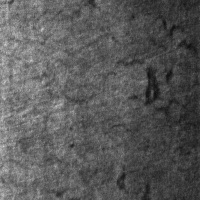
#> input picture NEU-DET/NEU-DET/IMAGES/crazing_111.jpg, 200 x 200 px; its folder holds 4 pictures in this run
$ python feature_variants.py   (older library calls are emulated)
#> lines starting #> are read from the running program, lines starting #| are printed output that depends on the picture
### backend/app/features.py
"""OpenCV 5 feature extraction for rolled-steel surface defect classification.

Every feature here is computed with OpenCV, which is what the competition
requires ("substantive OpenCV 5 for image/video analysis"):

  * 16 Gabor filter responses  -> cv2.filter2D + cv2.getGaborKernel
  * gradient magnitude + orientation histogram -> cv2.Sobel
  * multi-scale local anomaly energy -> cv2.blur + cv2.absdiff
  * surface roughness -> cv2.Laplacian
  * coarse intensity profile -> cv2.resize

The classifier head is a small NumPy logistic regression (see classifier.py).
This OpenCV 5 build ships no cv2.ml / objdetect / bgsegm module, and adding
torch or sklearn would add a dependency the pipeline does not need.

The feature vector is fixed-length and deterministic so a trained model stays
valid: descriptor length is asserted in classifier.py at load time.
"""
import cv2
import numpy as np

# 8 Gabor filters, not 16. eval/feature_variants.py measured this on the
# leakage-free split: halving the bank (scales 3,5,9,15 -> 3,9, keeping all four
# orientations) is 2.20x faster end-to-end at IDENTICAL held-out accuracy
# (95.37% either way). Dropping Gabor entirely costs 5.18 accuracy points, so
# orientation-selective texture is doing real work - it just does not need 16
# convolutions to do it.
GABOR_SCALES = (3, 9)
GABOR_ORIENTS = (0, 45, 90, 135)
GABOR_SIGMA = 2.0
GABOR_GAMMA = 0.5
ANOM_BOXES = (9, 21, 41)
ANOM_LEVEL = 12.0
IMAGE_SIZE = 128

CLASS_NAMES = (
    "crazing", "inclusion", "patches",
    "pitted_surface", "rolled-in_scale", "scratches",
)


def _gabor_bank():
    # Kernel size is computed EXPLICITLY as 6*sigma+1 rather than passing (0,0).
    # OpenCV 5 auto-sizes (0,0) to exactly this, but the 4.14 control build does
    # not: there (0,0) was taken literally and getGaborKernel tried to allocate
    # ~1.8e19 bytes and died. Verified bit-identical to the auto-sized kernel on
    # 5.0.0, so the trained model stays valid.
    kernels = []
    for s in GABOR_SCALES:
        ksize = (1, 6 * s + 1)
        for o in GABOR_ORIENTS:
            kernels.append(
                cv2.getGaborKernel(
                    ksize, s, np.deg2rad(o), GABOR_SIGMA, 0, GABOR_GAMMA,
                    ktype=cv2.CV_64F,
                )
            )
    return kernels


def gabor_ksize(sigma):
    return (1, 6 * int(sigma) + 1)


GABOR_BANK = _gabor_bank()
DESCRIPTOR_LEN = len(GABOR_BANK) * 2 + 3 + 8 + len(ANOM_BOXES) * 3 + 16 + 1


# [78 lines left out: functions to_gray, quality_metrics, describe, not called in this run]


def describe_image(image):
    return np.asarray(describe(to_gray(image)), dtype=np.float64)


# [9 lines left out: function anomaly_map, not called in this run]

### eval/splits.py
"""Leakage-free dataset construction for the NEU classifier.

Why this module exists
----------------------
NEU-CLS and NEU-DET are the SAME 1800 source photographs. eval/check_duplicates.py
found 1045 cross-set pairs with pHash==0 AND dHash==0 (bit-identical content) and
7701 same-label pairs within a perceptual threshold of 6. The file numbering makes
the mapping explicit: Cr_1.bmp <-> crazing_1.jpg, Pa_101.bmp <-> patches_101.jpg.

Training on "CLS + DET" therefore meant training on each photograph twice, and a
random per-image split could place Cr_1 in train and crazing_1 in test. The model
would score a memorised image, not a generalisation. The reported 93.80% was
inflated by that.

Fix, in two parts:
  1. DEDUPE  - keep ONE representative per identity group (the DET copy, since
     inference runs on DET captures). 3600 -> ~1800 unique images.
  2. GROUP-AWARE SPLIT - split by identity group, never by row, so no group can
     straddle train/val/test.

Also provides a proper three-way split so calibration never touches the test set
(fitting temperature on the same split used to report ECE was a second leak).

    python eval/splits.py          # report the leakage-safe dataset shape
"""
import hashlib
import json
import re
import sys
from collections import defaultdict
from pathlib import Path

import cv2
import numpy as np

ROOT = Path(__file__).resolve().parents[1]
sys.path.insert(0, str(ROOT))

from backend.app.features import CLASS_NAMES, DESCRIPTOR_LEN, describe, to_gray  # noqa: E402

CLS_DIR = ROOT / "NEU-CLS" / "NEU-CLS"
DET_DIR = ROOT / "NEU-DET" / "NEU-DET" / "IMAGES"
CLS_PREFIX = ("Cr", "In", "Pa", "PS", "RS", "Sc")
CLEAN_CLASS = "no_defect"
N_DEFECT_CLASSES = len(CLASS_NAMES)


def _index(name):
    m = re.search(r"(\d+)$", name)
    return int(m.group(1)) if m else -1


def identity_group(label, index):
    """Identity = (class, source-image number).

    Far more reliable than perceptual hashing here, because the two NEU subsets
    number the same survey sequentially. Hash evidence is used only to VERIFY
    this assumption in eval/check_duplicates.py.
    """
    return f"{label}#{index}"


# [11 lines left out: functions phash, dhash, not called in this run]


def enumerate_files():
    items = []
    for ci, p in enumerate(CLS_PREFIX):
        for f in sorted(CLS_DIR.glob(f"{p}_*.bmp")):
            items.append({"path": f, "set": "cls", "label": CLASS_NAMES[ci],
                          "index": _index(f.stem)})
    for ci, p in enumerate(CLASS_NAMES):
        for f in sorted(DET_DIR.glob(f"{p}_*.jpg")):
            items.append({"path": f, "set": "det", "label": CLASS_NAMES[ci],
                          "index": _index(f.stem)})
    return items


def dedupe(items):
    """One representative per identity group; DET preferred, else CLS."""
    groups = defaultdict(list)
    for it in items:
        groups[identity_group(it["label"], it["index"])].append(it)
    kept = []
    for g, members in groups.items():
        det = [m for m in members if m["set"] == "det"]
        kept.append((det[0] if det else members[0], len(members), g))
    kept.sort(key=lambda t: t[2])
    return kept


# [77 lines left out: functions background_samples, build, not called in this run]


def grouped_split(y, groups, test_fraction=0.3, val_fraction=0.15, seed=0):
    """Stratified split over GROUPS, so no identity group straddles a boundary."""
    rng = np.random.default_rng(seed)
    by_class = defaultdict(set)
    for i, (c, g) in enumerate(zip(y, groups)):
        by_class[int(c)].add(g)

    tr, va, te = [], [], []
    for c, gs in by_class.items():
        gl = sorted(gs)
        rng.shuffle(gl)
        n = len(gl)
        n_te = int(round(n * test_fraction))
        n_va = int(round(n * val_fraction))
        te += gl[:n_te]
        va += gl[n_te:n_te + n_va]
        tr += gl[n_te + n_va:]

    def idx(gs):
        s = set(gs)
        return np.array(sorted(i for i, g in enumerate(groups) if g in s))

    return idx(tr), idx(va), idx(te)


# [39 lines left out: functions audit, main, not called in this run]


# [2 lines that do not run on import are left out]

### backend/app/classifier.py
"""NumPy multinomial logistic regression for NEU surface-defect classification.

Why hand-rolled: this OpenCV 5 wheel ships no cv2.ml module, and the environment
has neither scikit-learn nor torch. The features are OpenCV's; the decision
boundary is 3 lines of gradient descent. Adding a deep-learning framework for
six classes and 1800 images would be the wrong trade.

Trained offline by eval/train_classifier.py and stored as a .npz so inference
needs no training code at request time.

Reference held-out performance (stratified 70/30, seed 0, NEU-CLS 1800 images):
93.70% accuracy, per-class F1 0.86-0.99. See docs/EVALUATION.md.
"""
import json
from pathlib import Path

import numpy as np

from .features import CLASS_NAMES, DESCRIPTOR_LEN

MODEL_PATH = Path(__file__).resolve().parent / "model.npz"
META_PATH = Path(__file__).resolve().parent / "model_meta.json"


class DefectClassifier:
    # [62 lines left out: functions __init__, predict_proba, predict_one, save, load, not called in this run]


def fit(X, y, n_classes, epochs=400, lr=0.5, l2=1e-3):
    """Full-batch gradient descent on multinomial cross-entropy."""
    mu = X.mean(axis=0)
    sd = X.std(axis=0) + 1e-6
    Xn = (X - mu) / sd
    n, d = Xn.shape
    W = np.zeros((d, n_classes))
    b = np.zeros(n_classes)
    Y = np.zeros((n, n_classes))
    Y[np.arange(n), y] = 1.0
    for _ in range(epochs):
        Z = Xn @ W + b
        Z -= Z.max(axis=1, keepdims=True)
        P = np.exp(Z)
        P /= P.sum(axis=1, keepdims=True)
        G = (P - Y) / n
        W -= lr * (Xn.T @ G + l2 * W)
        b -= lr * G.sum(axis=0)
    return W, b, mu, sd


# [6 lines left out: function loss, not called in this run]


def fit_temperature(Xn, y, W, b, grid=None):
    """Fit a single temperature on held-out data (standard temperature scaling).

    The raw softmax was under-confident: it stated ~0.79 where accuracy was ~0.94.
    Dividing the logits by T<1 sharpens the distribution and aligns stated
    confidence with observed accuracy, which is what lets the agent trust a high
    score. Chosen by minimising held-out NLL - one scalar, no refit of weights.
    Note T only changes confidences, never the argmax, so accuracy is untouched.
    """
    if grid is None:
        grid = np.concatenate([np.arange(0.5, 3.01, 0.05)])
    best_t, best_nll = 1.0, float("inf")
    true = y
    for t in grid:
        Z = (Xn @ W + b) / t
        Z -= Z.max(axis=1, keepdims=True)
        P = np.exp(Z)
        P /= P.sum(axis=1, keepdims=True)
        nll = -np.log(np.clip(P[np.arange(len(y)), true], 1e-12, None)).mean()
        if nll < best_nll:
            best_nll, best_t = float(nll), float(t)
    return best_t, best_nll


# [10 lines left out: function expected_calibration_error, not called in this run]

### eval/feature_variants.py
"""Accuracy-versus-latency study across feature variants.

The production descriptor runs 16 Gabor convolutions, which is 82% of pipeline
time. Two questions this answers, both legitimate product questions rather than
benchmark-tuning:

  1. Does a cheaper descriptor classify NEU just as well? If yes, shipping it is
     better engineering - the product gets faster at no accuracy cost.
  2. What does COOL do to each variant? If COOL's advantage is concentrated in
     the ops a cheaper variant avoids, the parity result on the full pipeline is
     explained rather than merely reported.

Each variant is trained on the SAME leakage-free split and evaluated on the SAME
held-out test set, so the comparison is fair.

    python eval/feature_variants.py
"""
import json
import sys
import time
from pathlib import Path

import cv2
import numpy as np

ROOT = Path(__file__).resolve().parents[1]
sys.path.insert(0, str(ROOT))

from backend.app.classifier import fit, fit_temperature  # noqa: E402
from eval.splits import build, grouped_split  # noqa: E402

CLEAN_IDX = 6
ANOM_BOXES = (9, 21, 41)
ANOM_LEVEL = 12.0
CLEAN_CLASSES = ("crazing", "inclusion", "patches", "pitted_surface",
                 "rolled-in_scale", "scratches", "no_defect")


def gabor(scale, orient):
    return cv2.getGaborKernel((1, 6 * scale + 1), scale, np.deg2rad(orient),
                              2.0, 0, 0.5, ktype=cv2.CV_64F)


def common(gray, out):
    """Ops present in every variant: gradients, orientation histogram,
    multi-scale anomaly energy, coarse profile, roughness."""
    g = gray.astype(np.float32)
    g = (g - g.mean()) / (g.std() + 1e-6)
    gx = cv2.Sobel(g, cv2.CV_32F, 1, 0, ksize=3)
    gy = cv2.Sobel(g, cv2.CV_32F, 0, 1, ksize=3)
    mag = cv2.magnitude(gx, gy)
    out += [float(mag.mean()), float(mag.std()), float(np.percentile(mag, 95))]
    ang = (np.arctan2(gy, gx) + np.pi) / (2 * np.pi)
    hist, _ = np.histogram(ang, bins=8, range=(0, 1), weights=mag)
    out += (hist / (hist.sum() + 1e-6)).tolist()
    for k in ANOM_BOXES:
        d = cv2.absdiff(g, cv2.blur(g, (k, k)))
        out += [float(d.mean()), float(d.std()), float((d > ANOM_LEVEL).mean())]
    small = cv2.resize(gray, (4, 4), interpolation=cv2.INTER_AREA)
    out += (small.astype(np.float32) / 255.0).ravel().tolist()
    out.append(float(cv2.Laplacian(g, cv2.CV_32F).var()))
    return out


def gabor_block(gray, scales, orients):
    g = gray.astype(np.float32)
    g = (g - g.mean()) / (g.std() + 1e-6)
    out = []
    for s in scales:
        for o in orients:
            r = cv2.filter2D(g, cv2.CV_32F, gabor(s, o), borderType=cv2.BORDER_REPLICATE)
            out += [float(np.sqrt((r * r).mean())), float(np.abs(r).mean())]
    return out


VARIANTS = {
    # name: (scales, orientations)
    "gabor16 (production)": ((3, 5, 9, 15), (0, 45, 90, 135)),
    "gabor8": ((3, 9), (0, 45, 90, 135)),
    "gabor4": ((5,), (0, 90)),
    "gabor0 (gradients only)": ((), ()),
}


def descriptor(gray, scales, orients):
    out = []
    if scales:
        out += gabor_block(gray, scales, orients)
    out = common(gray, out)
    return np.asarray(out, dtype=np.float64)


def to_gray(img, size=128):
    g = img if img.ndim == 2 else cv2.cvtColor(img, cv2.COLOR_BGR2GRAY)
    return cv2.resize(g, (size, size), interpolation=cv2.INTER_AREA)


def median_time(fn, iters=40, warmup=8):
    for _ in range(warmup):
        fn()
    s = []
    for _ in range(iters):
        t0 = time.perf_counter()
        fn()
        s.append(time.perf_counter() - t0)
    return float(np.median(s) * 1e3)


class _LazyClassifier:
    """Minimal inference-only view of the fitted model, for timing."""

    def __init__(self, W, b, mu, sd):
        self.W, self.b, self.mu, self.sd = W, b, mu, sd

    def predict_proba(self, X):
        z = (X - self.mu) / self.sd @ self.W + self.b
        z -= z.max(axis=1, keepdims=True)
        e = np.exp(z)
        return e / e.sum(axis=1, keepdims=True)


def main():
    print("loading leakage-free split ...")
    images = []
    from eval.splits import dedupe, enumerate_files
    for item, _n, _g in dedupe(enumerate_files()):
        img = cv2.imread(str(item["path"]), cv2.IMREAD_GRAYSCALE)
#> img is the input picture: shape (200, 200); min 12, max 215, mean 89.3
        if img is not None:
            images.append((to_gray(img), CLEAN_CLASSES.index(item["label"])))
#> pass 2 of the loop in main, `for item, _n, _g in dedupe(enumerate_files()):`:
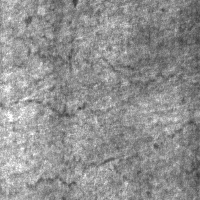
#> input picture NEU-DET/NEU-DET/IMAGES/crazing_113.jpg, 200 x 200 px
#> in main, img is the input picture: shape (200, 200); min 52, max 255, mean 144.5
#> in to_gray (call 2), `return cv2.resize(g, (size, size), interpolation=cv2.INTER_AREA)`:
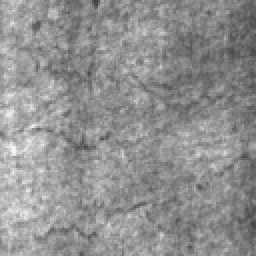
#> returned value: shape (128, 128) (shown 2 times larger); min 61, max 249, mean 144.5
#> pass 3 of the loop in main, `for item, _n, _g in dedupe(enumerate_files()):`:
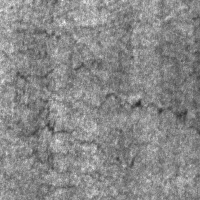
#> input picture NEU-DET/NEU-DET/IMAGES/crazing_118.jpg, 200 x 200 px
#> in main, img is the input picture: shape (200, 200); min 39, max 249, mean 136.6
#> in to_gray (call 3), `return cv2.resize(g, (size, size), interpolation=cv2.INTER_AREA)`:
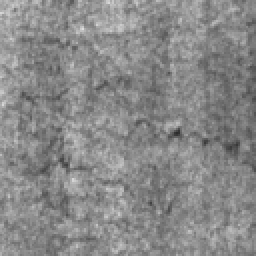
#> returned value: shape (128, 128) (shown 2 times larger); min 44, max 222, mean 136.6
#> the loop made 4 passes; the first 3 are shown
    y = np.array([lab for _, lab in images])
    print(f"  {len(images)} unique source images")

    # Identical group structure to eval/splits.py: group = (class, index)
    from eval.splits import identity_group
    groups = np.array([identity_group(CLEAN_CLASSES[l], i)
                       for i, (_, l) in enumerate(images)])
    tr, va, te = grouped_split(y, groups)

    rows = []
    for name, (scales, orients) in VARIANTS.items():
        X = np.stack([descriptor(g, scales, orients) for g, _ in images])
        W, b, mu, sd = fit(X[tr], y[tr], 7, epochs=400, lr=0.5, l2=1e-3)
        Xn = (X - mu) / sd
        T, _ = fit_temperature(Xn[va], y[va], W, b)

        Z = (Xn[te] @ W + b) / T
        Z -= Z.max(axis=1, keepdims=True)
        P = np.exp(Z)
        P /= P.sum(axis=1, keepdims=True)
        acc = float((P.argmax(1) == y[te]).mean())

        probe = images[0][0]
        ms_feat = median_time(lambda: descriptor(probe, scales, orients))

        # Full production path for the same descriptor: feature extraction PLUS
        # classifier inference AND localisation. The 2.20x figure quoted earlier
        # measured feature extraction only, so state both and do not conflate them.
        img_bgr = cv2.cvtColor(probe, cv2.COLOR_GRAY2BGR)

        def full():
            g2 = to_gray(img_bgr, size=None) if False else img_bgr
            feats = descriptor(to_gray(img_bgr), scales, orients)
            clf = _LazyClassifier(W, b, mu, sd)
            clf.predict_proba(feats[None, :])
            an = cv2.absdiff(to_gray(img_bgr).astype(np.float32),
                             cv2.blur(to_gray(img_bgr).astype(np.float32), (21, 21)))
            _, binary = cv2.threshold(an, 8.0, 1.0, cv2.THRESH_BINARY)
            mask = (binary * 255).astype(np.uint8)
            mask = cv2.morphologyEx(
                mask, cv2.MORPH_CLOSE,
                cv2.getStructuringElement(cv2.MORPH_RECT, (9, 9)))
            cv2.connectedComponentsWithStats(mask, connectivity=8)

        ms_full = median_time(full)
        n_gabor = len(scales) * len(orients)
        rows.append({"variant": name, "gabor_filters": n_gabor,
                     "descriptor_len": int(X.shape[1]),
                     "ms_features_only": round(ms_feat, 3),
                     "ms_full_pipeline": round(ms_full, 3),
                     "fps_features_only": round(1000 / ms_feat, 1),
                     "fps_full_pipeline": round(1000 / ms_full, 1),
                     "accuracy": round(acc, 4),
                     "temperature": round(T, 3)})
        print(f"  {name:<26} gabor={n_gabor:<3} len={X.shape[1]:<4} "
              f"feat={ms_feat:6.3f}ms ({1000 / ms_feat:6.1f} fps)  "
              f"full={ms_full:6.3f}ms ({1000 / ms_full:6.1f} fps)  acc={acc * 100:6.2f}%")
#> this loop made 4 passes
#> pass 1, in gabor_block (call 5), `g = (g - g.mean()) / (g.std() + 1e-6)`:
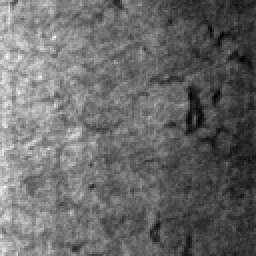
#> g: shape (128, 128) float32 (shown 2 times larger); min -2.51, max 3.54, mean 0; drawn with min black and max white
#> pass 1, in common (call 5), `gx = cv2.Sobel(g, cv2.CV_32F, 1, 0, ksize=3)`:
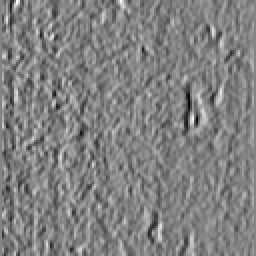
#> gx: shape (128, 128) float32 (shown 2 times larger); min -8.86, max 8.23, mean -0.196; drawn with min black and max white
#> pass 1, in common (call 5), `gy = cv2.Sobel(g, cv2.CV_32F, 0, 1, ksize=3)`:
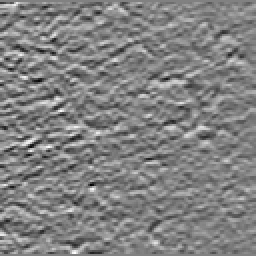
#> gy: shape (128, 128) float32 (shown 2 times larger); min -7.24, max 7, mean 0.000573; drawn with min black and max white

    base = rows[0]
    print(f"\nrelative to {base['variant']}:")
    for r in rows:
        print(f"  {r['variant']:<26} "
              f"features {base['ms_features_only'] / r['ms_features_only']:.2f}x  "
              f"full-pipeline {base['ms_full_pipeline'] / r['ms_full_pipeline']:.2f}x  "
              f"accuracy {r['accuracy'] * 100 - base['accuracy'] * 100:+.2f} pts")

    Path(ROOT / "eval" / "feature_variants.json").write_text(json.dumps({
        "note": "all variants trained and tested on the same leakage-free split",
        "variants": rows}, indent=2))
    print("\nwrote eval/feature_variants.json")


if __name__ == "__main__":
    main()
